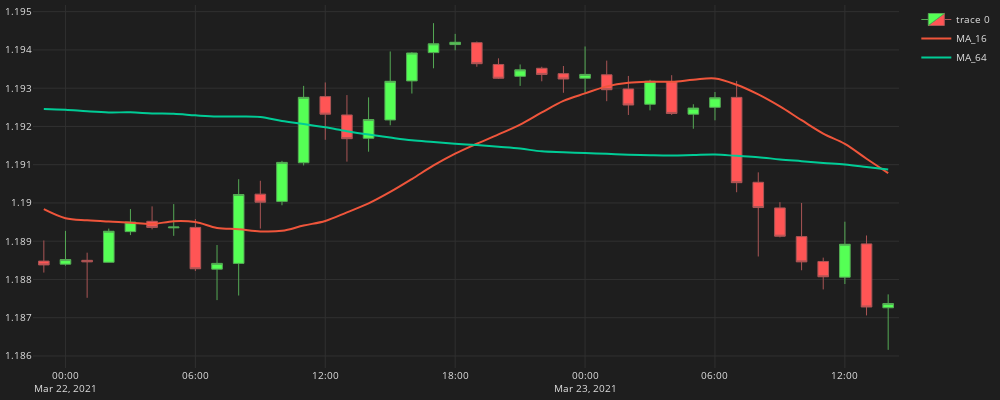

The notebook cell saved with this chart:
### Code cell
fig = go.Figure()
fig.add_trace(go.Candlestick(
    x                       = df_plot.time,
    open                    = df_plot.mid_o,
    high                    = df_plot.mid_h,
    low                     = df_plot.mid_l,
    close                   = df_plot.mid_c,
    line                    = dict(width=1), 
    opacity                 = 1,
    increasing_fillcolor    = "#55FF55",
    decreasing_fillcolor    = "#FF5555",
    increasing_line_color   = "#55AA55",
    decreasing_line_color   = "#AA5555"
))
for ma in ma_list:
    col = f"MA_{ma}"
    fig.add_trace(go.Scatter(x=df_plot.time,
        y=df_plot[col],
        line=dict(width=2),
        line_shape='spline',
        name=f'MA_{ma}'
        ))

fig.update_layout(
    width=1000,
    height=400,
    margin=dict(l=5,r=5,b=5,t=5),
    font=dict(size=10,color="#e1e1e1"),
    paper_bgcolor="#1e1e1e",
    plot_bgcolor="#1e1e1e"
)
fig.update_xaxes(
    gridcolor="#303030",
    showgrid=True,fixedrange=True,rangeslider=dict(visible=False)
)
fig.update_yaxes(
    gridcolor="#303030",
    showgrid=True
)


fig.show()
